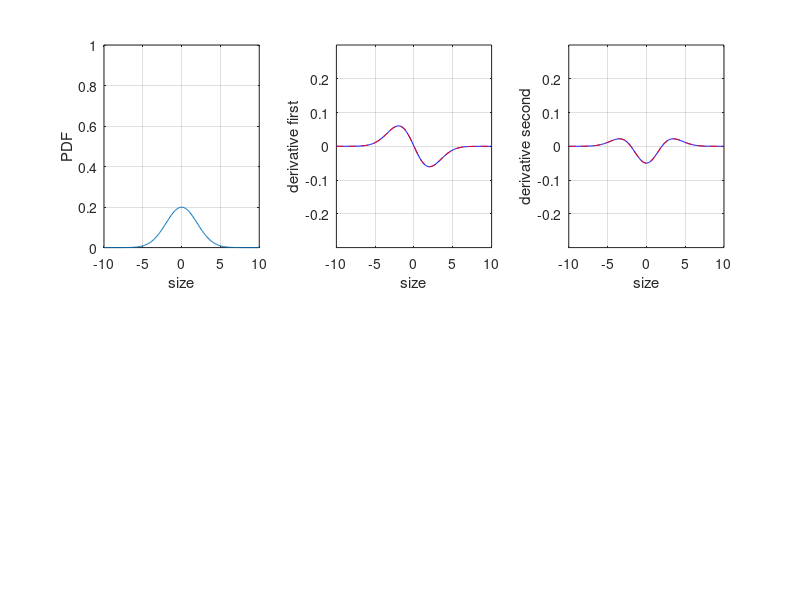
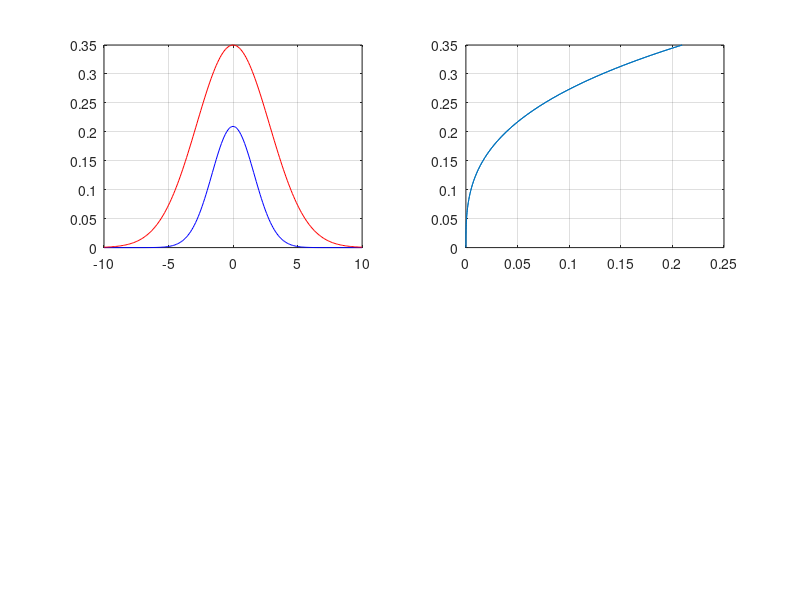
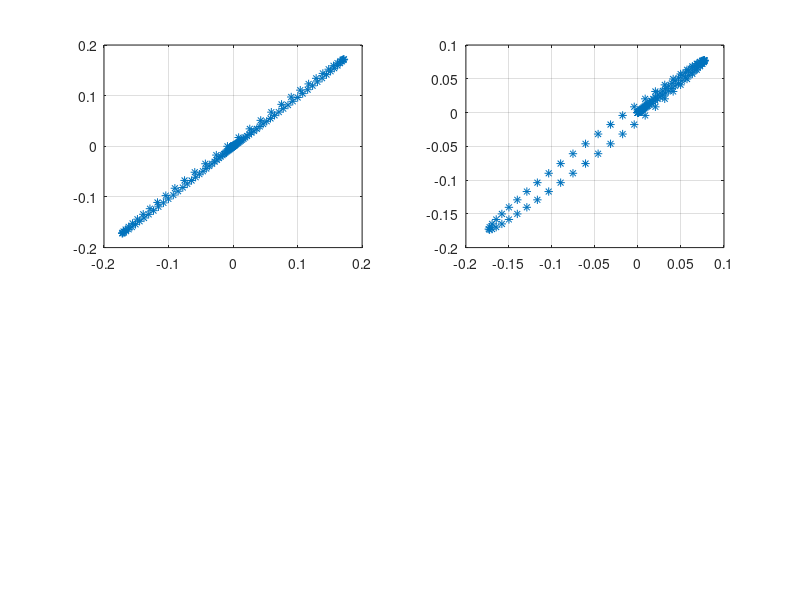

Reproduce these figures in MATLAB, in order. (Note: this script raises an error after producing the figures.)
close all
clear all
addpath ~/SERVAL/SER24/PROGRAMMING/MATLAB/PROGRAMAS/MYFUNCTIONS/
GenPath=genpath('~/SERVAL/SER24/PROGRAMMING/MATLAB/PROGRAMAS/MYTOOLBOX/');
addpath(GenPath)

%ANALYTICAL DERIVATIVES OF GAUSSIAN FUNCTION:
%-----------------------------------------------------------------------------------
%<http://statistics.about.com/od/Mathstat/a/Inflection-Points-Of-The-Probability-Density-Function-Of-A-Normal-Distribution.htm>
%-----------------------------------------------------------------------------------
%===================================================================================
%...................................................................................
dx = 0.1; 
xmin = -10.0;
xmax = +10.0;
x = [xmin:dx:xmax]; 
xm = mean(x);
sigmax = 2.0;
%...................................................................................
a = -1/(2*sigmax^2); 
b = -(2*a)*xm; 
c = b^2 / (4*a) + log(-a/pi) / 2; 
%...................................................................................
fx000 = exp((a*x.^2) + (b*x) + c); %General expression.
fx001 = (1.0 / (sigmax * sqrt(2*pi))) * exp( -(1/2)*((x - xm)/sigmax).^2 ); %Okay.
fx002 = (1.0 / (sigmax * sqrt(2*pi))) * exp( -(x - xm).^2 / (2*sigmax^2) ); %Okay.
%...................................................................................
fx = fx002; 
%...................................................................................
dfxdx001 = -(x - xm) / (sigmax^3*sqrt(2*pi) ) .* exp(-(x - xm).^2 / (2*sigmax^2)); 
dfxdx002 = -(x - xm) .* (fx  / sigmax^2); 
dfxdx003 =  fx .* (-(x - xm) / sigmax^2); 
%...................................................................................
dfxdx  = dfxdx003; 
%...................................................................................
d2fxdx001 = - (fx./sigmax^2) - (x - xm) .* (dfxdx/sigmax^2); 
d2fxdx002 = - (fx./sigmax^2) + (x - xm).^2 .* (fx/(sigmax^4)); 
%...................................................................................
d2fxdx = d2fxdx002; 
%...................................................................................
figure(10)
subplot(2,3,1)
plot(x,fx)
set(gca,'Xlim',[xmin xmax])
set(gca,'Ylim',[0.00 1.00])
xlabel('size')
ylabel('PDF')
grid on
subplot(2,3,2)
plot(x,dfxdx001,'b-')
hold on
plot(x,dfxdx002,'r--')
hold off
grid on
set(gca,'Xlim',[xmin xmax])
set(gca,'Ylim',[-0.30 +0.30])
xlabel('size')
ylabel('derivative first')
subplot(2,3,3)
plot(x,d2fxdx001,'b-')
hold on
plot(x,d2fxdx002,'r--')
hold off
set(gca,'Xlim',[xmin xmax])
set(gca,'Ylim',[-0.30 +0.30])
xlabel('size')
ylabel('derivative second')
grid on
%...................................................................................
%===================================================================================
%PHYTOPLANKTON BIOMASS GAUSSIAN DISTRIBUTION:
%-----------------------------------------------------------------------------------
%For alfa = 1.0 the g(x) becomes as constant (i.e. uniform distribution)
%For alfa = 2.0 the g(x) becomes as f(x) (i.e. original pure Gaussian)
%-----------------------------------------------------------------------------------
%...................................................................................
% $$$ Ctot = 1.0; 
% $$$ alfa = 1.0;
% $$$ Beta = 2.0;
%...................................................................................
% $$$ Ctot = 4.0; 
% $$$ alfa = 1.0;
% $$$ Beta = 2.0;
%...................................................................................
% $$$ Ctot = 1.0; 
% $$$ alfa = 2.0;
% $$$ Beta = 2.0;
%...................................................................................
% $$$ Ctot = 1.0; 
% $$$ alfa = 0.5;
% $$$ Beta = 2.0;
%...................................................................................
% $$$ Ctot = 3.0; 
% $$$ alfa = 1.5;
% $$$ Beta = 2.0;
%...................................................................................
Ctot = 3.0; 
alfa = 1.5;
Beta = 2.0;
%...................................................................................
% $$$ Ctot = 3.0; 
% $$$ alfa = 3.0;
% $$$ Beta = 2.0;
%...................................................................................
Px = Ctot * fx; 
%...................................................................................
Pxalfa = Px.^alfa; 
%...................................................................................
%===================================================================================
%...................................................................................
%NUMERICAL INTEGRATION OF PHYTOPLANKTON GASSIAN DISTRUBUTION:
sumPxdx = sum(Px*dx)
sumPxalfadx = sum(Pxalfa*dx)
%...................................................................................
%ANALYTICAL INTEGRATION OF PHYTOPLANKTON GASSIAN DISTRUBUTION:
intPxdx = Ctot 
intPxalfadx = (Ctot^alfa/sqrt(alfa)) * (sigmax*sqrt(2*pi))^(1-alfa) 
intPxalfadxBis = (Ctot/(sigmax*sqrt(2*pi)))^alfa * sigmax*(sqrt(2*pi)/sqrt(alfa)) 
%...................................................................................
%RATIOS NUMERICAL / ANALYTICAL INTEGRATION:
ratioPxdx = sumPxdx / intPxdx
ratioPxalfadx = sumPxalfadx / intPxalfadx
ratioPxalfadxBis = sumPxalfadx / intPxalfadxBis
%...................................................................................
%===================================================================================
%...................................................................................
%NUMERICAL FIRST DERIVATIVE OF PHYTOPLANKTON GAUSSIAN DISTRIBUTION:
delPxdx = diff(Px)/dx; 
delPxdx = [delPxdx,nan]; 
graPxdx = gradient(Px,dx); 
%...................................................................................
%NUMERICAL SECOND DERIVATIVE OF PHYTOPLANKTON GAUSSIAN DISTRIBUTION:
del2Pxdx = diff(delPxdx)/dx; 
del2Pxdx = [del2Pxdx,nan]; 
gra2Pxdx = gradient(graPxdx,dx); 
%...................................................................................
%ANALYTICAL FIRST DERIVATIVE OF PHYTOPLANKTON GAUSSIAN DISTRIBUTION:
dPxdx = -(x - xm) .* (Px / sigmax^2); 
%...................................................................................
%ANALYTICAL SECOND DERIVATIVE OF PHYTOPLANKTON GAUSSIAN DISTRIBUTION:
%...................................................................................
d2Pxdx001 = - (Px./sigmax^2) + (x - xm).^2 .* (Px/(sigmax^4)); 
%...................................................................................
d2Pxdx002 = Px .* ( ((x - xm).^2 / sigmax^4) - (1.0 / sigmax^2) ); 
%...................................................................................
d2Pxdx = d2Pxdx002;
%...................................................................................
%===================================================================================
%...................................................................................
%NUMERICAL FIRST DERIVATIVE OF PHYTOPLANKTON-ALFA GAUSSIAN DISTRIBUTION:
delPxalfadx = diff(Pxalfa)/dx; 
delPxalfadx = [delPxalfadx,nan]; 
graPxalfadx = gradient(Pxalfa,dx); 
%...................................................................................
%NUMERICAL SECOND DERIVATIVE OF PHYTOPLANKTON-ALFA GAUSSIAN DISTRIBUTION:
del2Pxalfadx = diff(delPxalfadx)/dx; 
del2Pxalfadx = [del2Pxalfadx,nan]; 
gra2Pxalfadx = gradient(graPxalfadx,dx); 
%...................................................................................
%ANALYTICAL FIRST DERIVATIVE OF PHYTOPLANKTON-ALFA GAUSSIAN DISTRIBUTION:
%................................................................................... 
dPxalfadx001 = Ctot^alfa * (sigmax*sqrt(2*pi))^(alfa-1) * sqrt(alfa) * (-(x - xm)./sigmax^2) .* Px ; %Does NOT work!!!!
%...................................................................................
dPxalfadx002 = Ctot^alfa * (sigmax*sqrt(2*pi))^(alfa-1) * (1/sqrt(alfa)) * (-(x - xm)./(sigmax/sqrt(alfa))^2) .* Px ; %Does NOT work!!!!
%...................................................................................
dPxalfadx003 = Ctot^alfa * (sigmax*sqrt(2*pi))^(alfa-1) * (1/sqrt(alfa)) * dPxdx; %Does NOT work!!!!
%...................................................................................
dPxalfadx005 = alfa * (Ctot^alfa * fx.^alfa) .* (- (x - xm) / sigmax^2); %Okay!!!
%...................................................................................
dPxalfadx006 = alfa * (Px.^alfa) .* (- (x - xm) / sigmax^2); %Okay!!!
%...................................................................................
dPxalfadx = dPxalfadx006; 
%...................................................................................
%ANALYTICAL SECOND DERIVATIVE OF PHYTOPLANKTON-ALFA GAUSSIAN DISTRIBUTION:
%...................................................................................
d2Pxalfadx001 = alfa*Pxalfa .* (alfa*((x - xm).^2 / sigmax^4) - (1.0/sigmax^2)); 
%...................................................................................
d2Pxalfadx = d2Pxalfadx001; 
%...................................................................................
figure(200)
subplot(2,2,1)
plot(delPxalfadx,dPxalfadx,'*')
grid on
subplot(2,2,2)
plot(del2Pxalfadx,d2Pxalfadx,'*')
grid on
%...................................................................................
%===================================================================================
%...................................................................................
%GRAZING FUNCTIONAL RESPONSE KTW:
Z = 1.0;
gzmax = 1.0;
%%kgz = 0.001; 
kgz = 0.5; 
%...................................................................................
Gx001 = (Pxalfa ./ sum(Pxalfa*dx)) * (sum(Px*dx) / (sum(Px*dx) + kgz)) * (gzmax*Z); %Numerical.
Gx002 = (Pxalfa ./ intPxalfadx) * (intPxdx / (intPxdx + kgz)) * (gzmax*Z); %Analytical.
%...................................................................................
Gx = Gx001; 
%...................................................................................
%NUMERICAL FIRST DERIVATIVE OF GRAZING KTW FUNCTION:
delGxdx = diff(Gx)/dx; 
delGxdx = [delGxdx,nan]; 
graGxdx = gradient(Gx,dx); 
%...................................................................................
%NUMERICAL SECOND DERIVATIVE OF GRAZING KTW FUNCTION:
del2Gxdx = diff(delGxdx)/dx; 
del2Gxdx = [del2Gxdx,nan]; 
gra2Gxdx = gradient(graGxdx,dx); 
%...................................................................................
%ANALYTICAL FIRST DERIVATIVE OF GRAZING KTW FUNCTION:
A = (sigmax*sqrt(2*pi))^(1-alfa) * (1/sqrt(alfa)); 
G = (Ctot^Beta / (kgz^Beta + Ctot^Beta)) * (gzmax*Z); 
B = (G/A); 
dGxdx = alfa * fx.^alfa .* (- (x - xm) / sigmax^2) * B;
%...................................................................................
%ANALYTICAL SECOND DERIVATIVE OF GRAZING KTW FUNCTION:
d2Gxdx = alfa * fx.^alfa .* (alfa * ((x - xm).^2 / sigmax^4) - (1/sigmax^2)) * B;
%...................................................................................
%===================================================================================
%...................................................................................
%BIOMASS SPECIFIC [d-1] GRAZING FUNCTIONAL RESPONSE KTW:
%...................................................................................
gx001 = Gx./Px; 
gx002 = fx.^(alfa-1) * (B/Ctot); 
%...................................................................................
gx = gx001;
%...................................................................................
figure(30)
subplot(2,2,1)
plot(x,Gx,'b-')
hold on
plot(x,gx,'r-')
hold off
grid on
subplot(2,2,2)
plot(Gx,gx)
grid on
%...................................................................................
%NUMERICAL DERIVATIVES OF BIOMASS SPECIFIC GRAZING FUNCTIONAL RESPONSE KTW:
%...................................................................................
delgxdx = diffxy(x,gx,[],1); %First derivative.
del2gxdx = diffxy(x,gx,[],2); %Second derivative. 
del3gxdx = diffxy(x,gx,[],3); %Third derivative. 
del4gxdx = diffxy(x,gx,[],4); %Fourth derivative. 
%...................................................................................
%ANALYTICAL DERIVATIVES OF BIOMASS SPECIFIC GRAZING FUNCTIONAL RESPONSE KTW:
%...................................................................................
dgxdx001 = (alfa - 1) * fx.^(alfa - 1) .* (-(x - xm) / sigmax^2 ) * (B/Ctot); 
dgxdx002 = (1 - alfa) * fx.^(alfa - 1) .* ( (x - xm) / sigmax^2 ) * (B/Ctot); 
dgxdx003 = (1 - alfa) * fx.^(alfa - 1) .* ( (x - xm) / sigmax^2 ) * (G/(Ctot*A)); 
dgxdx004 = gx * (1 - alfa) .* ( (x - xm) / sigmax^2 ); 
dgxdx005 = gx * (alfa - 1) .* (-(x - xm) / sigmax^2 ); 
%...................................................................................
dgxdx = dgxdx005;
%...................................................................................
d2gxdx001 = gx * (alfa - 1) .* ( (alfa - 1) * (-(x - xm) / sigmax^2).^2 - (1/sigmax^2));
d2gxdx002 = gx * (alfa - 1) .* ( (alfa - 1) * ( (x - xm) / sigmax^2).^2 - (1/sigmax^2));
%...................................................................................
d2gxdx = d2gxdx001;
%...................................................................................
%===================================================================================
%...................................................................................
%EXPONENTIAL FUNCTION: 
e0 = 0.10;
ae = 0.25;
ex = e0 * exp(ae*x);
%...................................................................................
%NUMERICAL DERIVATIVES OF EXPONENTIAL FUNCTION:
%...................................................................................
delexdx = diffxy(x,ex,[],1); %First derivative.
%...................................................................................
del2exdx = diffxy(x,ex,[],2); %Second derivative. 
%...................................................................................
%ANALYTICAL DERIVATIVES OF EXPONENTIAL FUNCTION:
%...................................................................................
dexdx =   ae * ex;
%...................................................................................
d2exdx = (ae^2) * ex; 
%...................................................................................
%===================================================================================
%PHYTOPLANKTON GROWTH UPTAKE RATE MICHAELIS MENTEN FUNCTION:
%...................................................................................
DIN = 1.0; 
%...................................................................................
mu0 = 0.4;
ks0 = 0.1;
amu = 0.20;
aks = 0.80;
%...................................................................................
% $$$ mu0 = 1.0;
% $$$ ks0 = 0.1;
% $$$ amu = 1.0;
% $$$ aks = 2.0;
%...................................................................................
mux = mu0 * exp(amu*x);
ksx = ks0 * exp(aks*x);
%...................................................................................
lx = (ksx ./ (ksx + DIN));
qx = (DIN ./ (DIN + ksx));
ux = mux .* qx; 
%...................................................................................
% $$$ plot(ux)
%...................................................................................
%NUMERICAL DERIVATIVES OF GROWTH UPTAKE RATE MICHAELIS MENTEN FUNCTION:
%...................................................................................
del1uxdx = diffxy(x,ux,[],1); %First derivative.
del2uxdx = diffxy(x,ux,[],2); %Second derivative. 
del3uxdx = diffxy(x,ux,[],3); %Third derivative.
del4uxdx = diffxy(x,ux,[],4); %Fourth derivative. 
%...................................................................................
d1uxdxNum = del1uxdx;
d2uxdxNum = del2uxdx;
d3uxdxNum = del3uxdx;
d4uxdxNum = del4uxdx;
%...................................................................................
delqxdx  = diffxy(x,qx,[],1);
del2qxdx = diffxy(x,qx,[],2);
del3qxdx = diffxy(x,qx,[],3);
del4qxdx = diffxy(x,qx,[],4);
%...................................................................................
dellxdx  = diffxy(x,lx,[],1);
del2lxdx = diffxy(x,lx,[],2);
del3lxdx = diffxy(x,lx,[],3);
del4lxdx = diffxy(x,lx,[],4);
%...................................................................................
%ANALYTICAL DERIVATIVES OF GROWTH UPTAKE RATE MICHAELIS MENTEN FUNCTION:
%...................................................................................
d1qxdx = - qx .* (aks * lx);
%%d1lxdx =   qx .* (aks * lx);
d1lxdx = - d1qxdx; 
%...................................................................................
d2qxdx = -aks * (d1lxdx .* qx + d1qxdx .* lx); %Okay 
d2lxdx = - d2qxdx; 
%...................................................................................
d3qxdx = -aks * (d2lxdx .* qx + d2qxdx .* lx + 2 * d1lxdx .* d1qxdx); 
d3lxdx = - d3qxdx; 
%...................................................................................
d1muxdx  = amu * mux;
d1ksxdx  = aks * ksx;
%...................................................................................
d2muxdx = (amu^2) * mux;
d2ksxdx = (aks^2) * ksx;
%...................................................................................
d1uxdx001 = (d1muxdx .* qx) + (mux .* d1qxdx); %Okay
d1uxdx002 = (d1muxdx .* qx) - (mux .* qx .* (aks * lx));
d1uxdx003 = (amu * mux) .* qx - (mux .* qx .* (aks * lx));
d1uxdx004 = qx .* ( (amu * mux) - (mux .* (aks * lx)) );
d1uxdx005 = (mux .* qx) .* ( amu - (aks * lx) );
d1uxdx006 = ux .* ( amu - (aks * lx) );
d1uxdx007 = ux .* ( amu -  aks * lx  ); %Okay
%...................................................................................
d1uxdx = d1uxdx007;
%...................................................................................
d2uxdx001 = d1uxdx .* (amu - aks * lx) - ux .* (aks .* d1lxdx); %Okay
%...................................................................................
d2uxdx002 = ux .* ( (amu - aks * lx).^2 - aks^2 * lx .* qx ); %Okay
%...................................................................................
d2uxdx = d2uxdx002;
%...................................................................................
% $$$ d3uxdx = d2uxdx .* (amu - aks .* lx) - 2*(aks * d1uxdx .* d1lxdx) - ux .* d2lxdx; %WRONG
%...................................................................................
% $$$ d4uxdx = d3uxdx .* (amu - aks .* lx) - aks * d2uxdx .* d1lxdx - ...
% $$$ 	 2*aks*(d2uxdx .* d1lxdx + d1uxdx .* d2lxdx) - ...
% $$$ 	 (d1uxdx .* d2lxdx + ux .* d3lxdx); %WRONG
%...................................................................................
%===================================================================================
%...................................................................................
d3uxdx = d2uxdx .* (amu - aks .* lx) - 2*(aks * d1uxdx .* d1lxdx) - (aks * ux .* d2lxdx); %Okay
%...................................................................................
d4uxdx001 = d3uxdx .* (amu - aks .* lx) ...
    -   aks * (d2uxdx .* d1lxdx) ...
    - 2*aks * (d2uxdx .* d1lxdx + d1uxdx .* d2lxdx) ...
    -   aks * (d1uxdx .* d2lxdx + ux .* d3lxdx); %Okay
%...................................................................................
d4uxdx002 = d3uxdx .* (amu - aks .* lx) ...
    - 3*aks * (d2uxdx .* d1lxdx) ...
    - 3*aks * (d1uxdx .* d2lxdx) ...
    -   aks * (  ux   .* d3lxdx); %Okay
%...................................................................................
d4uxdx003 = d3uxdx .* (amu - aks .* lx) ...
    - 3*aks * (d2uxdx .* d1lxdx + d1uxdx .* d2lxdx) ...
    -   aks * (  ux   .* d3lxdx); %Okay
%...................................................................................
d4uxdx = d4uxdx003;
%...................................................................................
d1uxdxSer = d1uxdx;
d2uxdxSer = d2uxdx;
d3uxdxSer = d3uxdx;
d4uxdxSer = d4uxdx;
%...................................................................................
%===================================================================================
%LAN SMITH DERIVATIVES:
%...................................................................................
d1uxdx = (amu*mux.*qx) - aks*(ksx./(mux.*DIN)).*(mux.*qx).^2;
%...................................................................................
d2uxdx = (amu - 2*aks*((ksx.*mux.*qx)./(mux.*DIN))) .* d1uxdx ...
    - aks*(aks - amu)*(ksx./(mux.*DIN)).*(mux.*qx).^2;
%...................................................................................
d3uxdx = (amu - 2*aks*((ksx.*mux.*qx)./(mux.*DIN))) .* d2uxdx ...
    - 2*aks*(ksx./(mux.*DIN)) .* d1uxdx.^2 ...
    - 4*aks*(aks - amu)    .* ((ksx.*mux.*qx)./(mux.*DIN)) .* d1uxdx ...
    -   aks*(aks - amu).^2 .* ( ksx./(mux.*DIN)) .* ux.^2;
%...................................................................................
d4uxdx = (amu - 2*aks*(mux.*qx.*ksx./(mux.*DIN))) .* d3uxdx ...
    - 6*(aks*(aks-amu))*(mux.*qx.*ksx./(mux.*DIN)) .* d2uxdx ...
    - 6*(aks*(ksx./(mux.*DIN))) .* (d1uxdx .* d2uxdx) ...
    - 6*(aks*(aks-amu))*(ksx./(mux.*DIN)) .* d1uxdx.^2 ...
    - 6*(aks*(aks-amu).^2)*(mux.*qx.*ksx./(mux.*DIN)) .* d1uxdx ...
    - (aks*(aks-amu).^3)*(ksx./(mux.*DIN)) .* (mux.*qx).^2;
%...................................................................................
d1uxdxLan = d1uxdx;
d2uxdxLan = d2uxdx;
d3uxdxLan = d3uxdx;
d4uxdxLan = d4uxdx;
%...................................................................................
%===================================================================================
%SYMBOLIC DERIVATIVES USING MATLAB:
%...................................................................................
[d1uxdxSymbolic,d2uxdxSymbolic,d3uxdxSymbolic,d4uxdxSymbolic] = jamstecrest_derivatives_symbolic;
%...................................................................................
d1uxdxSym = eval(d1uxdxSymbolic); %Convert from symbolic to numerical values at double precision.
d2uxdxSym = eval(d2uxdxSymbolic);
d3uxdxSym = eval(d3uxdxSymbolic);
d4uxdxSym = eval(d4uxdxSymbolic);
%...................................................................................
% $$$ d1uxdxSym = (2*DIN*exp(x/5))./(25*(DIN + exp((4*x)/5)/10)) - (4*DIN*exp(x/5).*exp((4*x)/5))./(125*(DIN + exp((4*x)/5)/10).^2);
% $$$ %...................................................................................
% $$$ d2uxdxSym = ( 2*DIN*exp(x/5))./(125*(DIN + exp((4*x)/5)/10)) - ...
% $$$ 	    (24*DIN*exp(x/5).*exp((4*x)/5))./( 625*(DIN + exp((4*x)/5)/10).^2) + ...
% $$$ 	    (16*DIN*exp(x/5).*exp((8*x)/5))./(3125*(DIN + exp((4*x)/5)/10).^3);
% $$$ %...................................................................................
% $$$ d3uxdxSym = (  2*DIN*exp(x/5))./(625*(DIN + exp((4*x)/5)/10)) - ...
% $$$ 	    (124*DIN*exp(x/5).*exp((4*x)/5))./(3125*(DIN + exp((4*x)/5)/10).^2) + ...
% $$$ 	    ( 48*DIN*exp(x/5).*exp((8*x)/5))./(3125*(DIN + exp((4*x)/5)/10).^3) - ...
% $$$ 	    ( 96*DIN*exp(x/5).*exp((4*x)/5).*exp((8*x)/5))./(78125*(DIN + exp((4*x)/ 5)/10).^4);
% $$$ %...................................................................................
% $$$ d4uxdxSym = (   2*DIN*exp(x/5))./(3125*(DIN + exp((4*x)/5)/10)) - ...
% $$$ 	    ( 624*DIN*exp(x/5).*exp(( 4*x)/5))./(  15625*(DIN + exp((4*x)/5)/10).^2) + ...
% $$$ 	    (2656*DIN*exp(x/5).*exp(( 8*x)/5))./(  78125*(DIN + exp((4*x)/5)/10).^3) + ...
% $$$ 	    ( 768*DIN*exp(x/5).*exp((16*x)/5))./(1953125*(DIN + exp((4*x)/5)/10).^5) - ...
% $$$ 	    (2688*DIN*exp(x/5).*exp(( 4*x)/5).*exp((8*x)/5))./(390625*(DIN + exp((4*x)/5)/10).^4);
%...................................................................................
%===================================================================================
%...................................................................................
[Absdistd1uxdxSer,Pcndistd1uxdxSer] = jamstecrest_derivatives1D_comparison(d1uxdxSym,d1uxdxSer);
[Absdistd2uxdxSer,Pcndistd2uxdxSer] = jamstecrest_derivatives1D_comparison(d2uxdxSym,d2uxdxSer);
[Absdistd3uxdxSer,Pcndistd3uxdxSer] = jamstecrest_derivatives1D_comparison(d3uxdxSym,d3uxdxSer);
[Absdistd4uxdxSer,Pcndistd4uxdxSer] = jamstecrest_derivatives1D_comparison(d4uxdxSym,d4uxdxSer);
%...................................................................................
[Absdistd1uxdxLan,Pcndistd1uxdxLan] = jamstecrest_derivatives1D_comparison(d1uxdxSym,d1uxdxLan);
[Absdistd2uxdxLan,Pcndistd2uxdxLan] = jamstecrest_derivatives1D_comparison(d2uxdxSym,d2uxdxLan);
[Absdistd3uxdxLan,Pcndistd3uxdxLan] = jamstecrest_derivatives1D_comparison(d3uxdxSym,d3uxdxLan);
[Absdistd4uxdxLan,Pcndistd4uxdxLan] = jamstecrest_derivatives1D_comparison(d4uxdxSym,d4uxdxLan);
%...................................................................................
% $$$ [Absdistd1uxdxNum,Pcndistd1uxdxNum] = jamstecrest_derivatives1D_comparison(d1uxdxSym,d1uxdxNum);
% $$$ [Absdistd2uxdxNum,Pcndistd2uxdxNum] = jamstecrest_derivatives1D_comparison(d2uxdxSym,d2uxdxNum);
% $$$ [Absdistd3uxdxNum,Pcndistd3uxdxNum] = jamstecrest_derivatives1D_comparison(d3uxdxSym,d3uxdxNum);
% $$$ [Absdistd4uxdxNum,Pcndistd4uxdxNum] = jamstecrest_derivatives1D_comparison(d4uxdxSym,d4uxdxNum);
%...................................................................................
[Absdistd1uxdxSerLan,Pcndistd1uxdxSerLan] = jamstecrest_derivatives1D_comparison(d1uxdxLan,d1uxdxSer);
[Absdistd2uxdxSerLan,Pcndistd2uxdxSerLan] = jamstecrest_derivatives1D_comparison(d2uxdxLan,d2uxdxSer);
[Absdistd3uxdxSerLan,Pcndistd3uxdxSerLan] = jamstecrest_derivatives1D_comparison(d3uxdxLan,d3uxdxSer);
[Absdistd4uxdxSerLan,Pcndistd4uxdxSerLan] = jamstecrest_derivatives1D_comparison(d4uxdxLan,d4uxdxSer);
%...................................................................................
close all
%===================================================================================
%...................................................................................
u001Ser = [d1uxdx(:),d1uxdxSer(:),Absdistd1uxdxSer,Pcndistd1uxdxSer];%,pause
u002Ser = [d2uxdx(:),d2uxdxSer(:),Absdistd2uxdxSer,Pcndistd2uxdxSer];%,pause
u003Ser = [d3uxdx(:),d3uxdxSer(:),Absdistd3uxdxSer,Pcndistd3uxdxSer];%,pause
u004Ser = [d4uxdx(:),d4uxdxSer(:),Absdistd4uxdxSer,Pcndistd4uxdxSer];%,pause 
%...................................................................................
u001Lan = [d1uxdx(:),d1uxdxLan(:),Absdistd1uxdxLan,Pcndistd1uxdxLan];%,pause
u002Lan = [d2uxdx(:),d2uxdxLan(:),Absdistd2uxdxLan,Pcndistd2uxdxLan];%,pause
u003Lan = [d3uxdx(:),d3uxdxLan(:),Absdistd3uxdxLan,Pcndistd3uxdxLan];%,pause
u004Lan = [d4uxdx(:),d4uxdxLan(:),Absdistd4uxdxLan,Pcndistd4uxdxLan];%,pause 
%...................................................................................
% $$$ u001Num = [d1uxdx(:),d1uxdxNum(:),Absdistd1uxdxNum,Pcndistd1uxdxNum];%,pause
% $$$ u002Num = [d2uxdx(:),d2uxdxNum(:),Absdistd2uxdxNum,Pcndistd2uxdxNum];%,pause
% $$$ u003Num = [d3uxdx(:),d3uxdxNum(:),Absdistd3uxdxNum,Pcndistd3uxdxNum];%,pause
% $$$ u004Num = [d4uxdx(:),d4uxdxNum(:),Absdistd4uxdxNum,Pcndistd4uxdxNum];%,pause 
%...................................................................................
u001SerLan = [d1uxdxSer(:),d1uxdxLan(:),Absdistd1uxdxSerLan,Pcndistd1uxdxSerLan];%,pause
u002SerLan = [d2uxdxSer(:),d2uxdxLan(:),Absdistd2uxdxSerLan,Pcndistd2uxdxSerLan];%,pause
u003SerLan = [d3uxdxSer(:),d3uxdxLan(:),Absdistd3uxdxSerLan,Pcndistd3uxdxSerLan];%,pause
u004SerLan = [d4uxdxSer(:),d4uxdxLan(:),Absdistd4uxdxSerLan,Pcndistd4uxdxSerLan];%,pause 
%...................................................................................
%===================================================================================
%...................................................................................
% $$$ d1uxdx = d1uxdxSer; 
% $$$ d2uxdx = d2uxdxSer; 
% $$$ d3uxdx = d3uxdxSer; 
% $$$ d4uxdx = d4uxdxSer; 
%...................................................................................
% $$$ d1uxdx = d1uxdxLan; 
% $$$ d2uxdx = d2uxdxLan; 
% $$$ d3uxdx = d3uxdxLan; 
% $$$ d4uxdx = d4uxdxLan; 
%...................................................................................
d1uxdx = d1uxdxSym; 
d2uxdx = d2uxdxSym; 
d3uxdx = d3uxdxSym; 
d4uxdx = d4uxdxSym; 
%...................................................................................
%===================================================================================
%NUMERICAL HIGHER ORDER DERIVATIVES: 
%...................................................................................
del3Pxdx = diffxy(x,Px,[],3); %Third derivative.
del4Pxdx = diffxy(x,Px,[],4); %Fourth derivative. 
%...................................................................................
del3Pxalfadx = diffxy(x,Pxalfa,[],3); %Third derivative.
del4Pxalfadx = diffxy(x,Pxalfa,[],4); %Fourth derivative. 
%...................................................................................
del3Gxdx = diffxy(x,Gx,[],3); %Third derivative.
del4Gxdx = diffxy(x,Gx,[],4); %Fourth derivative. 
%...................................................................................
gra3Pxdx = gradient(gradient(gradient(Px,dx),dx),dx); %Third derivative. 
gra4Pxdx = gradient(gradient(gradient(gradient(Px,dx),dx),dx),dx); %Fourth derivative. 
%...................................................................................
gra3Pxalfadx = gradient(gradient(gradient(Pxalfa,dx),dx),dx); %Third derivative. 
gra4Pxalfadx = gradient(gradient(gradient(gradient(Pxalfa,dx),dx),dx),dx); %Fourth derivative. 
%...................................................................................
gra3Gxdx = gradient(gradient(gradient(Gx,dx),dx),dx); %Third derivative. 
gra4Gxdx = gradient(gradient(gradient(gradient(Gx,dx),dx),dx),dx); %Fourth derivative. 
%...................................................................................
%===================================================================================
%...................................................................................
gragxdx = gradient(gx,dx); %First derivative. 
gra2gxdx = gradient(gradient(gx,dx),dx); %Second derivative. 
gra3gxdx = gradient(gradient(gradient(gx,dx),dx),dx); %Third derivative. 
gra4gxdx = gradient(gradient(gradient(gradient(gx,dx),dx),dx),dx); %Fourth derivative. 
%...................................................................................
gra1uxdx  = gradient(ux,dx); %First derivative. 
gra2uxdx = gradient(gradient(ux,dx),dx); %Second derivative. 
gra3uxdx = gradient(gradient(gradient(ux,dx),dx),dx); %Third derivative. 
gra4uxdx = gradient(gradient(gradient(gradient(ux,dx),dx),dx),dx); %Fourth derivative. 
%...................................................................................
%===================================================================================
%...................................................................................
%NEW TRAIT Y-AXIS FOR THE OPTIMAL TEMPERATURE FOR GROWTH:
%...................................................................................
sst0 = 15;
sstj = 25;
%...................................................................................
Q10 = 1.0;
%%Q10 = 2.0;
%...................................................................................
dy = 0.1; 
ymin = -10.0;
ymax = +40.0;
y = [ymin:dy:ymax]; 
ym = mean(y);
sigmay = 2.0;
%...................................................................................
fy = exp(-(y - ym).^2 / (2*sigmay^2));
q10 = Q10 ^((sstj - sst0)/10); 
qy = fy * q10;
%...................................................................................
%NUMERICAL DERIVATIVES: 
delqydy  = diffxy(y,qy,[],1);
del2qydy = diffxy(y,qy,[],2);
del3qydy = diffxy(y,qy,[],3);
del4qydy = diffxy(y,qy,[],4);
%...................................................................................
%ANALYTICAL DERIVATIVES:
d1qydy  = fy .* (  -(y - ym)/sigmay^2) * q10;
d2qydy = fy .* ( (-(y - ym)/sigmay^2).^2 - (1/sigmay^2) ) * q10;
%...................................................................................

%===================================================================================
%PLOTS:
%===================================================================================
% $$$ %...................................................................................
% $$$ delgxdxBis = delGxdx ./Px; %Uncorrect way of doing it!!!!
% $$$ del2gxdxBis = del2Gxdx./Px;
% $$$ del3gxdxBis = del3Gxdx./Px;
% $$$ del4gxdxBis = del4Gxdx./Px;
% $$$ %...................................................................................
% $$$ figure(31)
% $$$ subplot(2,2,1)
% $$$ plot(delgxdx,delgxdxBis)
% $$$ xlabel('d(Gx / Px)dx (correct)')
% $$$ ylabel('d(Gx)dx / Px (uncorrect)')
% $$$ set(gca,'Xlim',[-0.50 +0.50])
% $$$ set(gca,'Ylim',[-0.50 +0.50])
% $$$ title('First derivative')
% $$$ grid on
% $$$ subplot(2,2,2)
% $$$ plot(del2gxdx,del2gxdxBis)
% $$$ xlabel('d(Gx / Px)dx (correct)')
% $$$ ylabel('d(Gx)dx / Px (uncorrect)')
% $$$ set(gca,'Xlim',[-0.50 +0.50])
% $$$ set(gca,'Ylim',[-0.50 +0.50])
% $$$ title('Second derivative')
% $$$ grid on
% $$$ subplot(2,2,3)
% $$$ plot(del3gxdx,del3gxdxBis)
% $$$ xlabel('d(Gx / Px)dx (correct)')
% $$$ ylabel('d(Gx)dx / Px (uncorrect)')
% $$$ set(gca,'Xlim',[-0.50 +0.50])
% $$$ set(gca,'Ylim',[-0.50 +0.50])
% $$$ title('Third derivative')
% $$$ grid on
% $$$ subplot(2,2,4)
% $$$ plot(del4gxdx,del4gxdxBis)
% $$$ xlabel('d(Gx / Px)dx (correct)')
% $$$ ylabel('d(Gx)dx / Px (uncorrect)')
% $$$ set(gca,'Xlim',[-0.50 +0.50])
% $$$ set(gca,'Ylim',[-0.50 +0.50])
% $$$ title('Fourth derivative')
% $$$ grid on
% $$$ %...................................................................................
%===================================================================================
figure(20)
%...................................................................................
subplot(5,5,1)
plot(x,Px)
set(gca,'Xlim',[xmin xmax])
set(gca,'Ylim',[0.00 1.00])
xlabel('size')
ylabel('PDF - Gaussian')
grid on
subplot(5,5,2)
plot(x,delPxdx,'b-')
hold on
plot(x,graPxdx,'k-')
hold on
plot(x,dPxdx,'r--')
hold off
set(gca,'Xlim',[xmin xmax])
set(gca,'Ylim',[-0.30 +0.30])
xlabel('size')
ylabel('derivative 1st')
grid on
subplot(5,5,3)
plot(x,del2Pxdx,'b-')
hold on
plot(x,gra2Pxdx,'k-')
hold on
plot(x,d2Pxdx,'r--')
hold off
set(gca,'Xlim',[xmin xmax])
set(gca,'Ylim',[-0.30 +0.30])
xlabel('size')
ylabel('derivative 2nd')
grid on
subplot(5,5,4)
plot(x,del3Pxdx,'b-')
hold on
plot(x,gra3Pxdx,'k-')
hold on
%%plot(x,d3Pxdx,'r--')
hold off
set(gca,'Xlim',[xmin xmax])
set(gca,'Ylim',[-0.30 +0.30])
xlabel('size')
ylabel('derivative 3rd')
grid on
subplot(5,5,5)
plot(x,del4Pxdx,'b-')
hold on
plot(x,gra4Pxdx,'k-')
hold on
%%plot(x,d4Pxdx,'r--')
hold off
set(gca,'Xlim',[xmin xmax])
set(gca,'Ylim',[-0.30 +0.30])
xlabel('size')
ylabel('derivative 4th')
grid on
%...................................................................................
subplot(5,5,1+5)
plot(x,Pxalfa)
set(gca,'Xlim',[xmin xmax])
set(gca,'Ylim',[0.00 1.00])
xlabel('size')
ylabel('PDF - Qswitch')
grid on
subplot(5,5,2+5)
plot(x,delPxalfadx,'b-')
hold on
plot(x,graPxalfadx,'k-')
hold on
plot(x,dPxalfadx,'r--')
hold off
set(gca,'Xlim',[xmin xmax])
set(gca,'Ylim',[-0.30 +0.30])
xlabel('size')
ylabel('derivative 1st')
grid on
subplot(5,5,3+5)
plot(x,del2Pxalfadx,'b-')
hold on
plot(x,gra2Pxalfadx,'k-')
hold on
plot(x,d2Pxalfadx,'r--')
hold off
set(gca,'Xlim',[xmin xmax])
set(gca,'Ylim',[-0.30 +0.30])
xlabel('size')
ylabel('derivative 2nd')
grid on
subplot(5,5,4+5)
plot(x,del3Pxalfadx,'b-')
hold on
plot(x,gra3Pxalfadx,'k-')
hold on
%%plot(x,d3Pxalfadx,'r--')
hold off
set(gca,'Xlim',[xmin xmax])
set(gca,'Ylim',[-0.30 +0.30])
xlabel('size')
ylabel('derivative 3th')
grid on
subplot(5,5,5+5)
plot(x,del4Pxalfadx,'b-')
hold on
plot(x,gra4Pxalfadx,'k-')
hold on
%%plot(x,d4Pxalfadx,'r--')
hold off
set(gca,'Xlim',[xmin xmax])
set(gca,'Ylim',[-0.30 +0.30])
xlabel('size')
ylabel('derivative 4th')
grid on
%...................................................................................
subplot(5,5,1+10)
plot(x,Gx)
set(gca,'Xlim',[xmin xmax])
set(gca,'Ylim',[0.00 1.00])
xlabel('size')
ylabel('PDF - G(x)')
grid on
subplot(5,5,2+10)
plot(x,delGxdx,'b-')
hold on
plot(x,graGxdx,'k-')
hold on
plot(x,dGxdx,'r--')
hold off
set(gca,'Xlim',[xmin xmax])
set(gca,'Ylim',[-0.30 +0.30])
xlabel('size')
ylabel('derivative 1st')
grid on
subplot(5,5,3+10)
plot(x,del2Gxdx,'b-')
hold on
plot(x,gra2Gxdx,'k-')
hold on
plot(x,d2Gxdx,'r--')
hold off
set(gca,'Xlim',[xmin xmax])
set(gca,'Ylim',[-0.30 +0.30])
xlabel('size')
ylabel('derivative 2nd')
grid on
subplot(5,5,4+10)
plot(x,del3Gxdx,'b-')
hold on
plot(x,gra3Gxdx,'k-')
hold on
%%plot(x,d3Gxdx,'r--')
hold off
set(gca,'Xlim',[xmin xmax])
set(gca,'Ylim',[-0.30 +0.30])
xlabel('size')
ylabel('derivative 3th')
grid on
subplot(5,5,5+10)
plot(x,del4Gxdx,'b-')
hold on
plot(x,gra4Gxdx,'k-')
hold on
%%plot(x,d4Gxdx,'r--')
hold off
set(gca,'Xlim',[xmin xmax])
set(gca,'Ylim',[-0.30 +0.30])
xlabel('size')
ylabel('derivative 4th')
grid on
%...................................................................................
subplot(5,5,1+15)
plot(x,gx)
set(gca,'Xlim',[xmin xmax])
set(gca,'Ylim',[0.00 1.00])
xlabel('size')
ylabel('PDF - g(x)')
grid on
subplot(5,5,2+15)
plot(x,delgxdx,'b-')
hold on
plot(x,gragxdx,'k-')
hold on
plot(x,dgxdx,'r--')
hold off
set(gca,'Xlim',[xmin xmax])
set(gca,'Ylim',[-0.30 +0.30])
xlabel('size')
ylabel('derivative 1st')
grid on
subplot(5,5,3+15)
plot(x,del2gxdx,'b-')
hold on
plot(x,gra2gxdx,'k-')
hold on
plot(x,d2gxdx,'r--')
hold off
set(gca,'Xlim',[xmin xmax])
set(gca,'Ylim',[-0.30 +0.30])
xlabel('size')
ylabel('derivative 2nd')
grid on
subplot(5,5,4+15)
plot(x,del3gxdx,'b-')
hold on
plot(x,gra3gxdx,'k-')
hold on
%%plot(x,d3gxdx,'r--')
hold off
set(gca,'Xlim',[xmin xmax])
set(gca,'Ylim',[-0.30 +0.30])
xlabel('size')
ylabel('derivative 3th')
grid on
subplot(5,5,5+15)
plot(x,del4gxdx,'b-')
hold on
plot(x,gra4gxdx,'k-')
hold on
%%plot(x,d4gxdx,'r--')
hold off
set(gca,'Xlim',[xmin xmax])
set(gca,'Ylim',[-0.30 +0.30])
xlabel('size')
ylabel('derivative 4th')
grid on
%...................................................................................
subplot(5,5,1+20)
plot(x,ux)
set(gca,'Xlim',[xmin xmax])
set(gca,'Ylim',[0.00 1.00])
xlabel('size')
ylabel('PDF - u(x)')
grid on
subplot(5,5,2+20)
plot(x,del1uxdx,'b-')
hold on
plot(x,gra1uxdx,'k-')
hold on
plot(x,d1uxdx,'r--')
hold off
set(gca,'Xlim',[xmin xmax])
set(gca,'Ylim',[-0.30 +0.30])
xlabel('size')
ylabel('derivative 1st')
grid on
subplot(5,5,3+20)
plot(x,del2uxdx,'b-')
hold on
plot(x,gra2uxdx,'k-')
hold on
plot(x,d2uxdx,'r--')
hold off
set(gca,'Xlim',[xmin xmax])
set(gca,'Ylim',[-0.30 +0.30])
xlabel('size')
ylabel('derivative 2nd')
grid on
subplot(5,5,4+20)
plot(x,del3uxdx,'b-')
hold on
plot(x,gra3uxdx,'k-')
hold on
plot(x,d3uxdx,'r--')
hold off
set(gca,'Xlim',[xmin xmax])
set(gca,'Ylim',[-0.30 +0.30])
xlabel('size')
ylabel('derivative 3th')
grid on
subplot(5,5,5+20)
plot(x,del4uxdx,'b-')
hold on
plot(x,gra4uxdx,'k-')
hold on
plot(x,d4uxdx,'r--')
hold off
set(gca,'Xlim',[xmin xmax])
set(gca,'Ylim',[-0.30 +0.30])
xlabel('size')
ylabel('derivative 4th')
grid on
%...................................................................................
%===================================================================================
figure(25)
%...................................................................................
subplot(5,5,1)
plot(x,qx)
set(gca,'Xlim',[xmin xmax])
set(gca,'Ylim',[0.00 1.00])
xlabel('Temp Optima')
ylabel('PDF - q(x)')
grid on
subplot(5,5,2)
plot(x,delqxdx,'b-')
hold on
plot(x,d1qxdx,'r--')
hold off
set(gca,'Xlim',[xmin xmax])
set(gca,'Ylim',[-0.30 +0.30])
xlabel('Temp Optima')
ylabel('derivative 1st')
grid on
subplot(5,5,3)
plot(x,del2qxdx,'b-')
hold on
plot(x,d2qxdx,'r--')
hold off
set(gca,'Xlim',[xmin xmax])
set(gca,'Ylim',[-0.30 +0.30])
xlabel('Temp Optima')
ylabel('derivative 2nd')
grid on
subplot(5,5,4)
plot(x,del3qxdx,'b-')
hold on
plot(x,d3qxdx,'r--')
hold off
set(gca,'Xlim',[xmin xmax])
set(gca,'Ylim',[-0.30 +0.30])
xlabel('Temp Optima')
ylabel('derivative 3th')
grid on
subplot(5,5,5)
plot(x,del4qxdx,'b-')
% $$$ hold on
% $$$ plot(x,d4qxdx,'r--')
% $$$ hold off
set(gca,'Xlim',[xmin xmax])
set(gca,'Ylim',[-0.30 +0.30])
xlabel('Temp Optima')
ylabel('derivative 4th')
grid on
%...................................................................................
subplot(5,5,1+05)
plot(x,lx)
set(gca,'Xlim',[xmin xmax])
set(gca,'Ylim',[0.00 1.00])
xlabel('Temp Optima')
ylabel('PDF - q(x)')
grid on
subplot(5,5,2+05)
plot(x,dellxdx,'b-')
hold on
plot(x,d1lxdx,'r--')
hold off
set(gca,'Xlim',[xmin xmax])
set(gca,'Ylim',[-0.30 +0.30])
xlabel('Temp Optima')
ylabel('derivative 1st')
grid on
subplot(5,5,3+05)
plot(x,del2lxdx,'b-')
hold on
plot(x,d2lxdx,'r--')
hold off
set(gca,'Xlim',[xmin xmax])
set(gca,'Ylim',[-0.30 +0.30])
xlabel('Temp Optima')
ylabel('derivative 2nd')
grid on
subplot(5,5,4+05)
plot(x,del3lxdx,'b-')
hold on
plot(x,d3lxdx,'r--')
hold off
set(gca,'Xlim',[xmin xmax])
set(gca,'Ylim',[-0.30 +0.30])
xlabel('Temp Optima')
ylabel('derivative 3th')
grid on
subplot(5,5,5+05)
plot(x,del4lxdx,'b-')
% $$$ hold on
% $$$ plot(x,d4lxdx,'r--')
% $$$ hold off
set(gca,'Xlim',[xmin xmax])
set(gca,'Ylim',[-0.30 +0.30])
xlabel('Temp Optima')
ylabel('derivative 4th')
grid on
%...................................................................................
subplot(5,5,1+10)
plot(y,qy)
set(gca,'Xlim',[ymin ymax])
set(gca,'Ylim',[0.00 1.00])
xlabel('Temp Optima')
ylabel('PDF - q(y)')
grid on
subplot(5,5,2+10)
plot(y,delqydy,'b-')
hold on
% $$$ plot(y,graqydy,'k-')
% $$$ hold on
plot(y,d1qydy,'r--')
hold off
set(gca,'Xlim',[ymin ymax])
set(gca,'Ylim',[-0.30 +0.30])
xlabel('Temp Optima')
ylabel('derivative 1st')
grid on
subplot(5,5,3+10)
plot(y,del2qydy,'b-')
hold on
% $$$ plot(y,gra2qydy,'k-')
% $$$ hold on
plot(y,d2qydy,'r--')
hold off
set(gca,'Xlim',[ymin ymax])
set(gca,'Ylim',[-0.30 +0.30])
xlabel('Temp Optima')
ylabel('derivative 2nd')
grid on
subplot(5,5,4+10)
plot(y,del3qydy,'b-')
% $$$ hold on
% $$$ plot(y,gra3qydy,'k-')
% $$$ hold on
% $$$ %%plot(y,d3qydy,'r--')
% $$$ hold off
set(gca,'Xlim',[ymin ymax])
set(gca,'Ylim',[-0.30 +0.30])
xlabel('Temp Optima')
ylabel('derivative 3th')
grid on
subplot(5,5,5+10)
plot(y,del4qydy,'b-')
% $$$ hold on
% $$$ plot(y,gra4qydy,'k-')
% $$$ hold on
% $$$ %%plot(y,d4qydy,'r--')
% $$$ hold off
set(gca,'Xlim',[ymin ymax])
set(gca,'Ylim',[-0.30 +0.30])
xlabel('Temp Optima')
ylabel('derivative 4th')
grid on
%...................................................................................
%===================================================================================
%***********************************************************************************
return

%%%%%%%%%%%%%%%%%%%%%%
%WEIBULL DISTRIBUTION:
%%%%%%%%%%%%%%%%%%%%%%
%-----------------------------------------------------------------------------------
% <http://www.itl.nist.gov/div898/handbook/eda/section3/eda3668.htm> (Weibull distribution)
% <http://www.itl.nist.gov/div898/handbook/eda/section3/eda366b.htm> (Gamma distribution)
% <http://blog.minitab.com/blog/understanding-statistics/why-the-weibull-distribution-is-always-welcome> 
% <http://www.brighton-webs.co.uk/distributions/weibull2.aspx> 
%-----------------------------------------------------------------------------------
%...................................................................................
x = [xm:0.01:30.0]; 
%...................................................................................
delx = 10.0; %Location parameter.
rhox = 10.0; %Scale parameter (63.2 percentile of the data) 
%%ganmax = 1.0; %Shape parameter (if ganmax equal to 1.0 means that w(x) = exp(1/rhox); if ganmax equal to 3.5 means that w(x) = gaussian)
ganmax = 3.5; %Shape parameter (if ganmax equal to 1.0 means that w(x) = exp(1/rhox); if ganmax equal to 3.5 means that w(x) = gaussian)
%...................................................................................
wx001 = (ganmax/rhox) * (((x - delx)/rhox).^(ganmax - 1)) .* exp(-((x - delx)/rhox).^ganmax); 
%...................................................................................
figure(100)
plot(x,wx001) 
grid on
%...................................................................................
% <http://stackoverflow.com/questions/16965708/weibull-distribution-sample> 
Scale = 12.34;
Shape = 01.56;
[Mean,Variance] = wblstat(Scale,Shape)
figure(110)
ndata = 100;
mdata = 1;
subplot(1,2,1)
sample = wblrnd(Scale,Shape,ndata,mdata);    
histfit(sample,100,'wbl')
title('100 draws')
Scale = 12.34;
Shape = 01.56;
ndata = 1d5;
mdata = 1;
subplot(1,2,2)
sample = wblrnd(Scale,Shape,ndata,mdata);    
histfit(sample,100,'wbl')
title('100,000 draws')
%...................................................................................

%%%%%%%%%%%%%%%%%%%%%%%%%
%LOG-NORMAL DISTRIBUTION:
%%%%%%%%%%%%%%%%%%%%%%%%%
%-----------------------------------------------------------------------------------
% <http://people.rit.edu/~jgvcqa/OtherFiles/WeibVsLN06_0523.pdf>
%-----------------------------------------------------------------------------------
% NOTE: 
% Sumatory of random quantities --> abs-Gaussian distribution 
% Products of random quantities --> log-Gaussian distribution 
%-----------------------------------------------------------------------------------
%NOTE: A random variable is lognormally distributed if the logarithm of the random variable is normally distributed.
%-----------------------------------------------------------------------------------
%...................................................................................
% $$$ dx = 0.1; 
% $$$ xmin = -10.0;
% $$$ xmax = +10.0;
% $$$ x = [xmin:dx:xmax] + abs(xmin); 
% $$$ xm = mean(x);
% $$$ sigmax = 2.0;
%...................................................................................
x = [0:0.01:20.0];
xm = 2.0;
sigmax = 2.0;
%...................................................................................
fx = (1.0 / (sigmax * sqrt(2*pi))) * exp( -(x - xm).^2 / (2*sigmax^2) ); %Okay.
%...................................................................................
logx = log(x);
logxm = log(xm); 
logsigmax = log(sigmax);
%...................................................................................
logfx001 = (1.0 ./ (x*logsigmax*sqrt(2*pi))) .* exp(- (logx - logxm).^2 / (2*logsigmax^2));
logfx002 = (1.0  / (logsigmax * sqrt(2*pi)))  * exp(- (logx - logxm).^2 / (2*logsigmax^2)); %Okay.
logfx003 = exp(fx); 
%...................................................................................
figure(200)
subplot(3,2,1)
plot(x,logfx001)
subplot(3,2,2)
plot(logx,logfx001)
subplot(3,2,3)
plot(x,logfx002)
subplot(3,2,4)
plot(logx,logfx002)
subplot(3,2,5)
plot(x,logfx003)
subplot(3,2,6)
plot(logx,logfx003)
%...................................................................................
%===================================================================================
%...................................................................................
% $$$ x = linspace(-1,2,20);
% $$$ y = exp(x);
%...................................................................................
x = [xmin:dx:xmax]; 
fx = fx; 
%...................................................................................
% $$$ dfx  = diffxy(x,fx);
% $$$ dfx2 = diffxy(x,dfx);  % Or, could use >> dy2 = diffxy(x,y,[],2);
% $$$ dfx3 = diffxy(x,dfx2);  % Or, could use >> dy2 = diffxy(x,y,[],2);
% $$$ dfx4 = diffxy(x,dfx3);  % Or, could use >> dy2 = diffxy(x,y,[],2);
%...................................................................................
dfx  = diffxy(x,fx);
dfx2 = diffxy(x,fx,[],2);  % Or, could use >> dy2 = diffxy(x,y,[],2);
dfx3 = diffxy(x,fx,[],3);  % Or, could use >> dy2 = diffxy(x,y,[],2);
dfx4 = diffxy(x,fx,[],4);  % Or, could use >> dy2 = diffxy(x,y,[],2);
%...................................................................................
Dfx  = gradient(fx)./gradient(x);
Dfx2 = gradient(Dfx)./gradient(x);
Dfx3 = gradient(Dfx2)./gradient(x);
Dfx4 = gradient(Dfx3)./gradient(x);
%...................................................................................
figure(300)
subplot(2,2,1)
plot(x,Dfx ,'-k',x,dfx ,'-r')
subplot(2,2,2)
plot(x,Dfx2,'-k',x,dfx2,'-r')
subplot(2,2,3)
plot(x,Dfx3,'-k',x,dfx3,'-r')
subplot(2,2,4)
plot(x,Dfx4,'-k',x,dfx4,'-r')
%...................................................................................
figure(310)
plot(x,(fx-dfx)./fx,'b*',x,(fx-dfx2)./fx,'b^')
hold on
plot(x,(fx-Dfx)./fx,'r*',x,(fx-Dfx2)./fx,'r^')
hold off
title('Relative error in derivative approximation')
legend('diffxy: dfx/dx','diffxy: d^2fx/dx^2','gradient: dfx/dx','gradient: d^2fx/dx^2')
hold off
%...................................................................................
%===================================================================================
